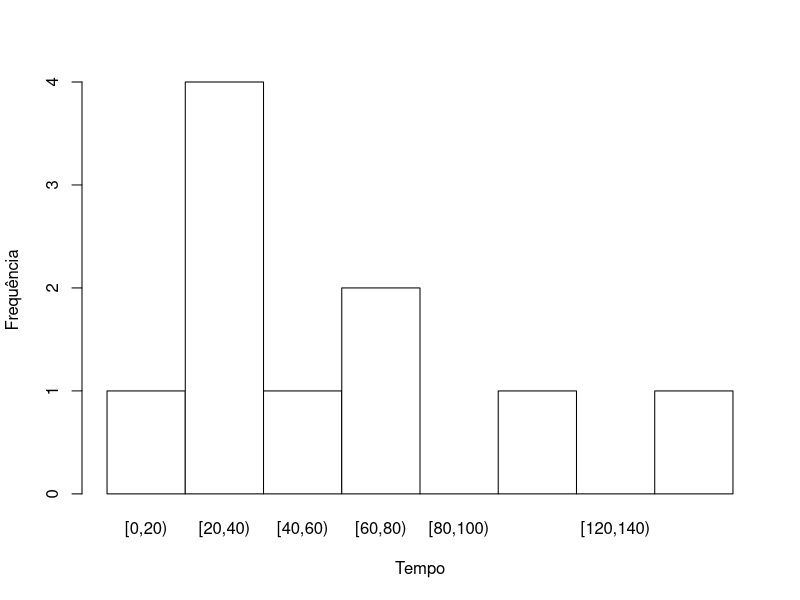
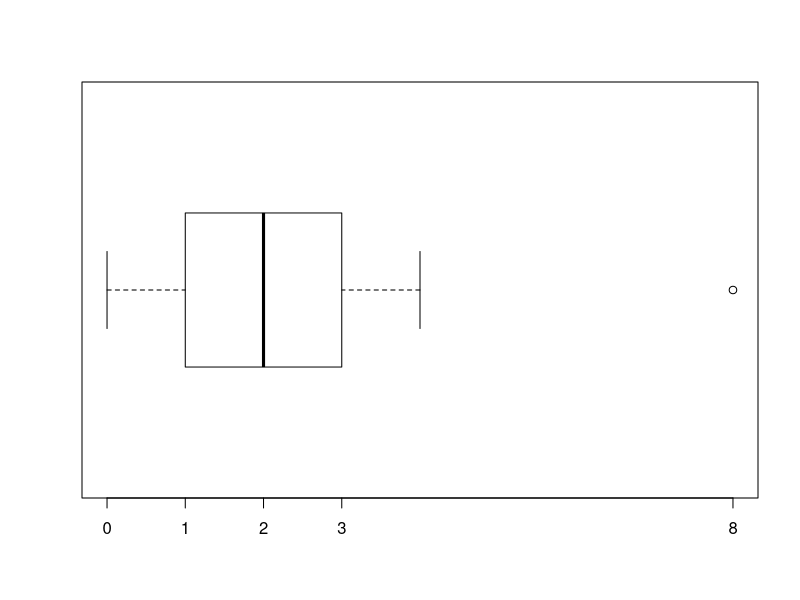
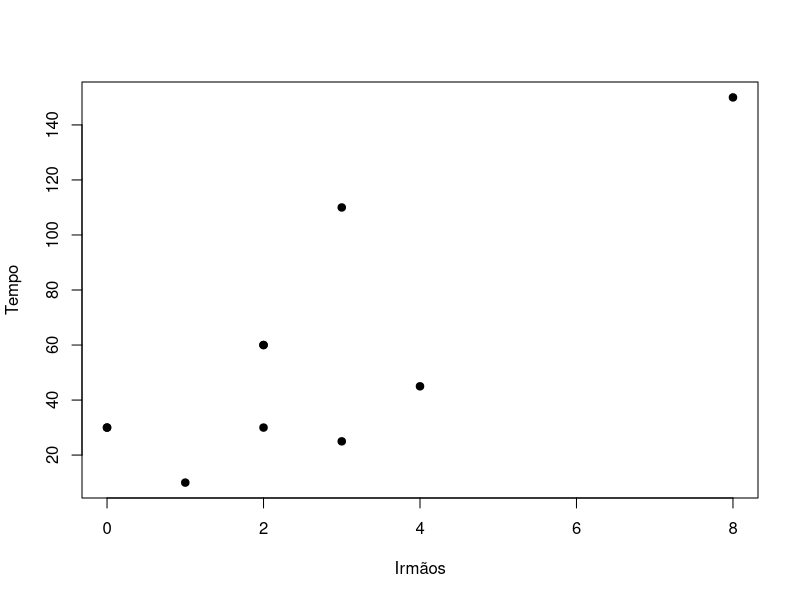
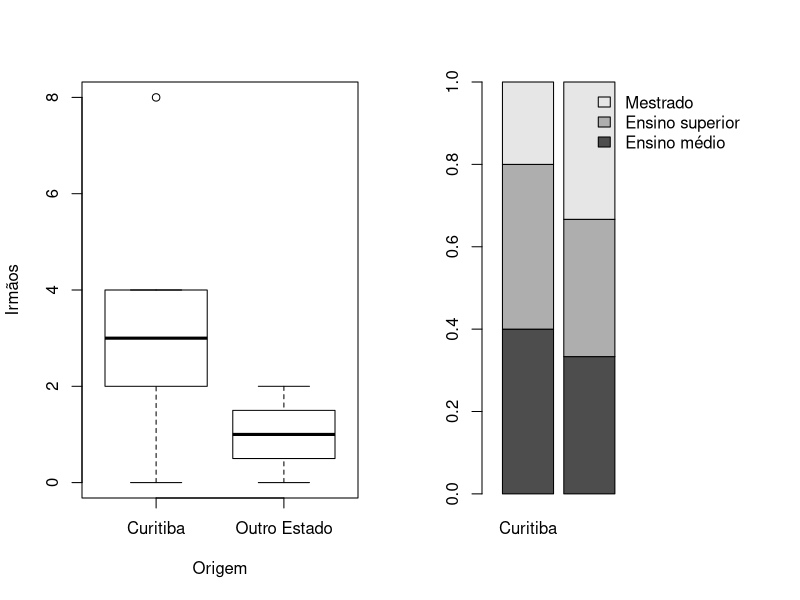

Write the R code that produced these figures, in order.
## ---- chunk 1
knitr::opts_chunk$set(echo = TRUE, eval = F)
## ---- chunk 2
dados <- read.csv2("estbas.csv", header = T, sep = ',')
set.seed(2)
dados <- dados[sample(1:nrow(dados), 10),c(2,20,19,22)]
dados[3,4] <- 150
row.names(dados) <- NULL
names(dados) <- c("Escolaridade", "Origem", "Irmãos", "Tempo até universidade")
knitr::kable(dados)
## ---- chunk 3

knitr::kable(t(data.frame("Escolaridade" = "Qualitativa ordinal",
           "Origem" = "Qualitativa nominal",
           "Irmãos" = "Quantitativa discreta",
           "Tempo" = "Quantitativa contínua")))

## ---- chunk 4

knitr::kable(t(data.frame("Amostragem sistemática" = "Método probabilístico")))

## ---- chunk 5
tabela <- as.data.frame(table(dados$Origem))
tabela$Freq_r <- prop.table(table(dados$Origem))
names(tabela) <- c("Origem", "Frequência", "Frequência relativa")
knitr::kable(tabela)

## ---- chunk 6
knitr::kable(t(data.frame(R = "Curitiba é a classe modal, ou seja, a maior parte dos indivíduos vieream de Curitiba.")))

## ---- chunk 7

breaks <- hist(dados$`Tempo até universidade`, plot = F)$breaks

faixas <- cut(dados$`Tempo até universidade`,
              breaks = breaks,
              include.lowest = T,
              right = F)

tabela <- as.data.frame(table(faixas))
tabela$Freq_r <- prop.table(table(faixas))
names(tabela) <- c("Tempo", "Frequência", "Frequência relativa")
knitr::kable(tabela)

## ---- chunk 8
knitr::kable(t(data.frame(R = "[20, 40) é a faixa modal.")))
## ---- chunk 9
Irmaos <- c(mean(dados$Irmãos), var(dados$Irmãos), sd(dados$Irmãos))
names(Irmaos) <- c("Média", "Variância", "Desvio padrão")
df <- as.data.frame(Irmaos)
df$Tempo <- c(mean(dados$`Tempo até universidade`), var(dados$`Tempo até universidade`), sd(dados$`Tempo até universidade`))
knitr::kable(t(round(df, 2)))
## ---- chunk 10
df <- data.frame(Z = c(round((dados[3,3] - mean(dados$Irmãos))/sd(dados$Irmãos), 2),
  round((dados[3,4] - mean(dados$`Tempo até universidade`))/sd(dados$`Tempo até universidade`), 2))
)

rownames(df) <- c("Irmãos", "Tempo")
knitr::kable(df)
## ---- chunk 11
knitr::kable(t(data.frame(R = "O indivíduo está mais de 2 desvios padrões distante da média para ambas as variáveis.")))
## ---- chunk 12

freq <- tabela$Frequência
names(freq) <- tabela$Tempo
barplot(freq, 
        space = 0, 
        xlab = "Tempo", 
        ylab = "Frequência", 
        main = "", 
        col = 0)

## ---- chunk 13

aiq = fivenum(dados$Irmãos)[4] - fivenum(dados$Irmãos)[2]
bp <- c(NA,fivenum(dados$Irmãos)[2:4],NA)
bp[1] <- bp[2] - (1.5*aiq)
bp[5] <- bp[4] + (1.5*aiq)
names(bp) <- c("Q1 - 1.5AIQ", 
               "Q1", "Q2", "Q3",
               "Q3 + 1.5AIQ")


tabela <- c(min(dados$Irmãos), bp, max(dados$Irmãos))
names(tabela)[1] <- "Mínimo"
names(tabela)[7] <- "Máximo"
knitr::kable(t(tabela))

boxplot(dados$Irmãos, xaxt = "n", col = 0, horizontal=T)

axis(1, 
     at=tabela[c(1, 3,4,5,7)],
     labels = T)
## ---- chunk 14
knitr::kable(t(data.frame(R = "A variável é razoavelmete simétrica mas apresenta um valor atípico.")))
## ---- chunk 15
plot(dados$Irmãos, dados$`Tempo até universidade`,
     xlab = 'Irmãos', ylab = 'Tempo', pch = 19)
## ---- chunk 16
dados2 <- subset(dados, Origem %in% c('Curitiba', 'Outro Estado'))

par(mfrow = c(1,2))
boxplot(Irmãos~Origem, 
        ylab = "Irmãos", xlab = "Origem", col = 0,
        data = dados2
        )

y <- prop.table(
  table(
    dados2$Escolaridade, dados2$Origem), 
  margin=2)

barplot(
  y,
  xlim=c(0, ncol(y) + 3),
  legend.text=TRUE,
  args.legend=list(
    x=ncol(y) + 3,
    y=max(colSums(y)),
    bty = "n"
  )
)
## ---- chunk 17
knitr::kable(t(data.frame(R1 = "Aparentemente indivíduos de Curitiba tem mais irmãos que indivíduos de outros estados.",
                          R2 = "A proporção de indivíduos de outro estado com mestrado é superior à proporção de indivíduos com mestrado de Curitiba.")))
## ---- chunk 18
cor = cor(dados$Irmãos, dados$`Tempo até universidade`)
resp <- data.frame("Correlação"= round(cor,  2))
names(resp) <- 'Correlação = '
knitr::kable(t(resp))

## ---- chunk 19
knitr::kable(t(data.frame(R = "O valor calculado é maior que 0, indicando relação linear crescente entre as variáveis, assim como o diagrama de dispersão da questão 9.")))
